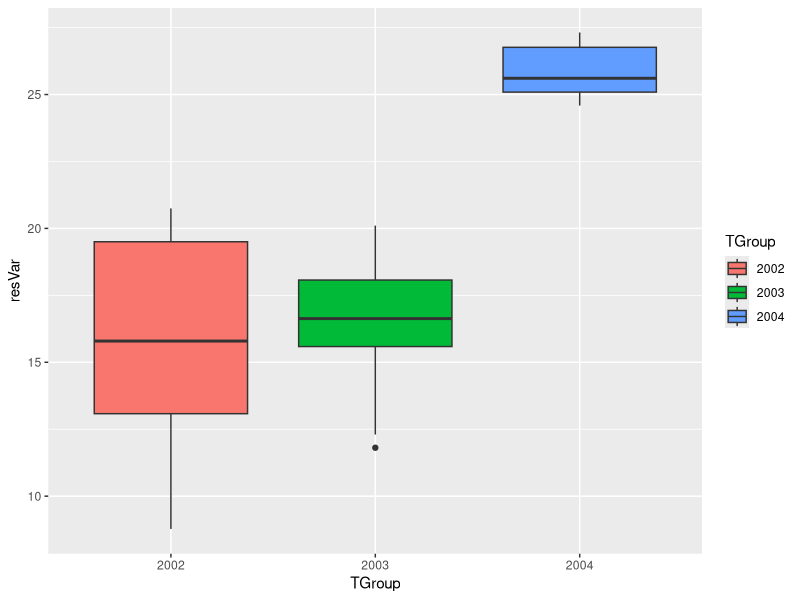

This figure's R source:
## ---- chunk 1
knitr::opts_chunk$set(echo = TRUE)
## ---- chunk 2

library(ggplot2) # for graphics
library(MASS) # for maximum likelihood estimation
library(dplyr)

# fit normal distribution to data + grab maximum likelihood estimators

z <- read.csv("Allen et al - Proceedings B Supplementary Data - Raw Data 3.csv",header=TRUE,sep=",")
z$myVar <-z$Mean.Unique.Units.per.Cycle
summary(z)

# get stats (mean + sd) of mean.unique.units.per.cycle from Allen et al.
normPars <- fitdistr(z$myVar,"normal")
print(normPars) # mean is 20.038462 , sd is 1.014290
str(normPars)
zMean <- normPars$estimate["mean"] # note structure of getting a named attribute -> mean is 20.61364 (as stated above)
zSD <- normPars$estimate["sd"] 
# Using data from Allen et al., 2018 - mean unique units per cycle


# generate random normal data with the mean and sd from that dataset
counts <- rnorm(n=3,mean=zMean,sd=zSD)
years <- c("2002","2003","2004")

# make that normal data into a data frame
normz <- data.frame(years,counts)
print(normz)

# setting up one-way ANOVA - just the first 3 years

nGroup <-  3
nName <- c("2002","2003","2004") # names of groups
nSize <- c(12,12,12) # number of observations in each group

# get the mean + sd
# 2002
year <- normz[normz$years=="2002",]
print(year)
summary2002 <- summary(year[,"counts"])
print(summary2002)
mean2002 <- summary2002["Mean"]
print(mean2002)
sd2002 <- sd((year[,"counts"]))
print(sd2002)

# 2003
year <- normz[normz$years=="2003",]
print(year)
summary2003 <- summary(year[,"counts"])
print(summary2003)
mean2003 <- summary2003["Mean"]
print(mean2003)
sd2003 <- sd((year[,"counts"]))
print(sd2003)

# 2004
year <- normz[normz$years=="2004",]
print(year)
summary2004 <- summary(year[,"counts"])
print(summary2004)
mean2004 <- summary2004["Mean"]
print(mean2004)
sd2004 <- sd((year[,"counts"]))
print(sd2004)

# I am gettng NA for SD because there's really only one value which IS the mean, so I'm just going to assign random values

sd2002 <- 3
sd2003 <- 2
sd2004 <- 1

# adjusting the means of different groups!

# mean2002 <- 15.1
# mean2003 <- 15.2
# mean2004 <- 15.3

ID <- 1:(sum(nSize)) # ID vector for each row (sum of the number of observations) - the overall number of rows we need!

resVar <- c(rnorm(n=nSize[1],mean=mean2002,sd=sd2002),
            rnorm(n=nSize[2],mean=mean2003,sd=sd2003),
            rnorm(n=nSize[3],mean=mean2004,sd=sd2004))

# doing the ANOVA

TGroup <- rep(nName,nSize) # repeating the name by the number
ANOdata <- data.frame(ID,TGroup,resVar) #
str(ANOdata)
print(ANOdata)

# make graph

ANOPlot <- ggplot(data=ANOdata,aes(x=TGroup,y=resVar,fill=TGroup)) +
  geom_boxplot()
print(ANOPlot)


# Adjust the means of different groups: if I raise the means of all groups to 25, the ANOVA looks more uniform but still follows the same trend. If I lower the means of all groups to 15, it still seems to follow the same trend for the first 2 groups, but the last group's (2004) resVar skyrockets (not sure why). If I make mean2002 5, mean2003 15, and mean2004 25, the resVars follow the same trend. If the means are within 0.1 of each other, there still appears to be some significant difference, but with means within 0.01 of each other there is none.

# Adjust the sample sizes of different groups: by adjusting the sample size down to 3 per group, I see more of a significant difference between the 3 groups. Even given a sample size one 1, I see significance.

